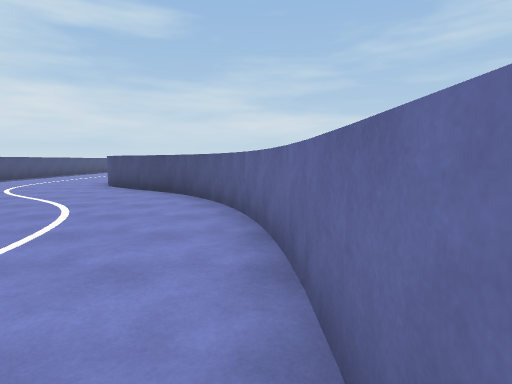
View 1 (above)

24 first-person views from a walk through a scene from a Unity 3-D project. The camera is 1.5 m above the floor, tilts 6° down and sees 80° across. The floor is counted in squares, 2 m on a side. Each view is taken from the middle of a square. On the plan, view 1 faces up. The plan holds only what a view shows up to about 10 squares ahead; the rest is blank. The place goes on beyond the plan. The player character is not drawn. Some animated figures are not drawn.

View 2
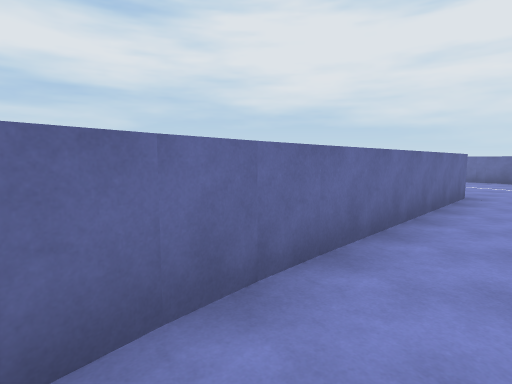

View 3
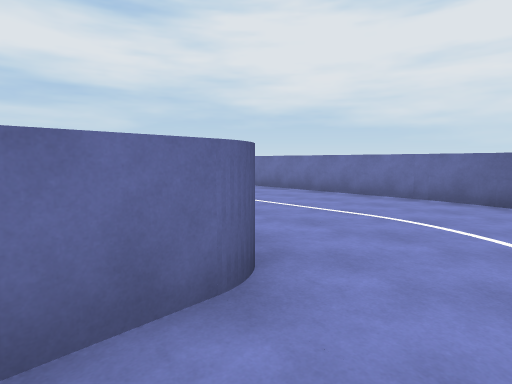

View 4
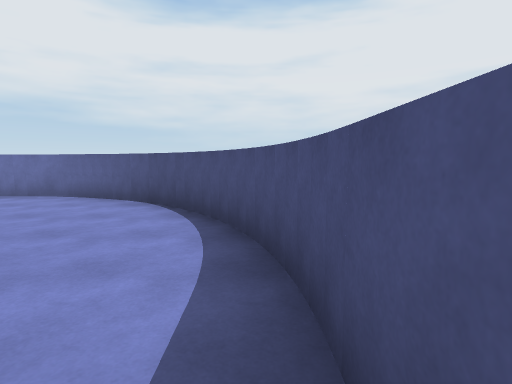

View 5
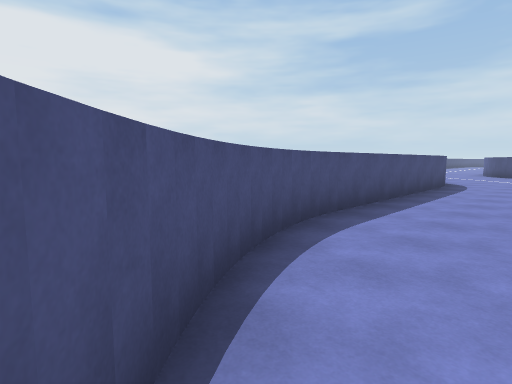

View 6
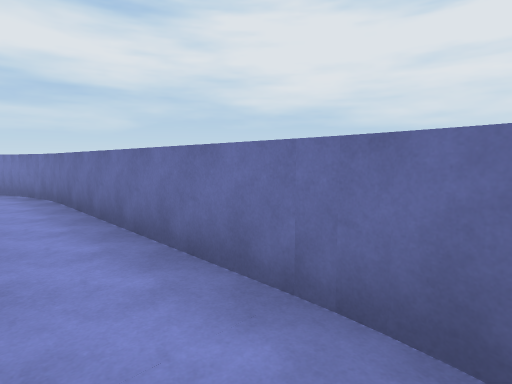

View 7
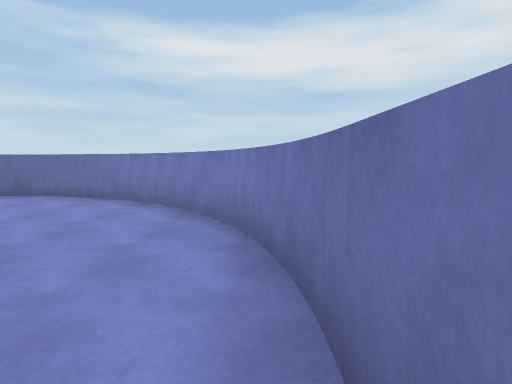

View 8
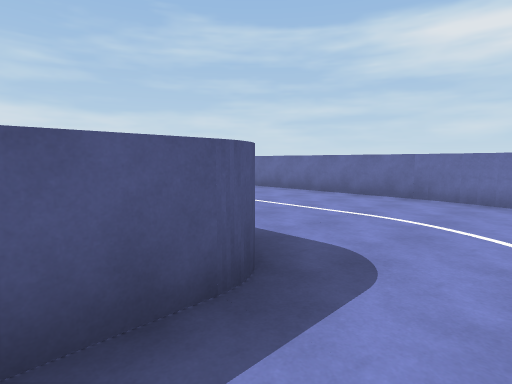

View 9
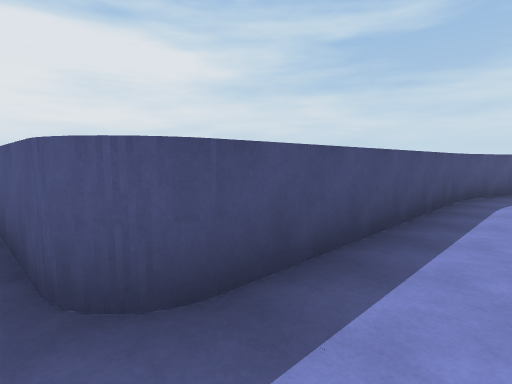

View 10
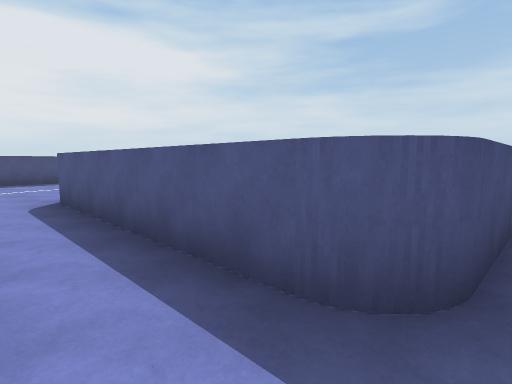

View 11
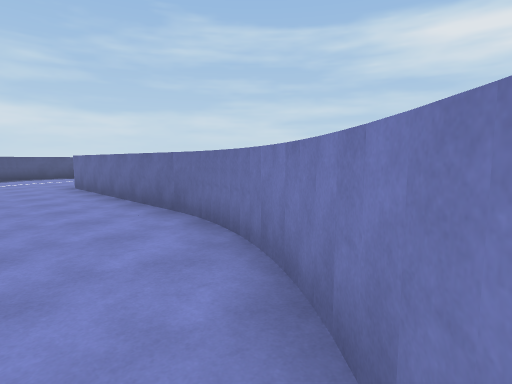

View 12
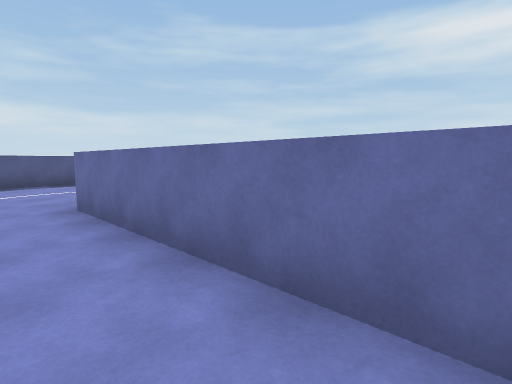

View 13
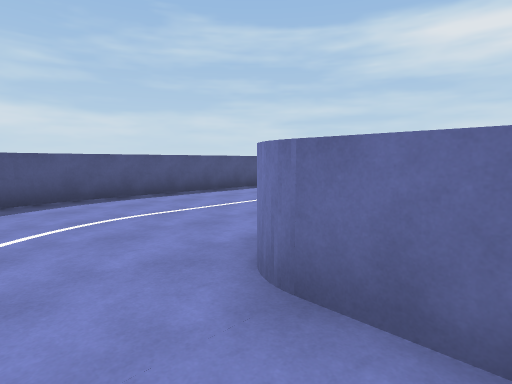

View 14
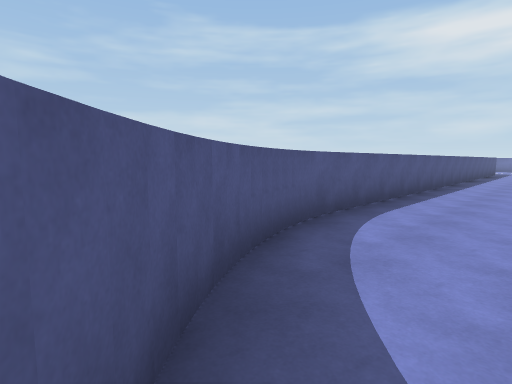

View 15
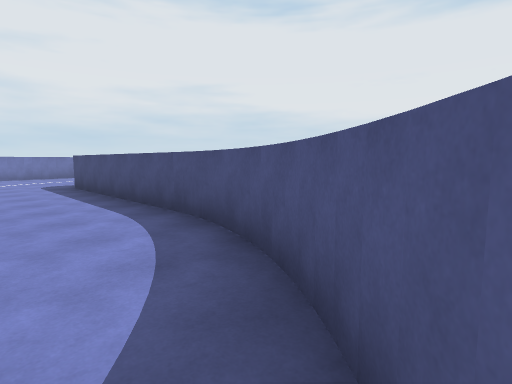

View 16
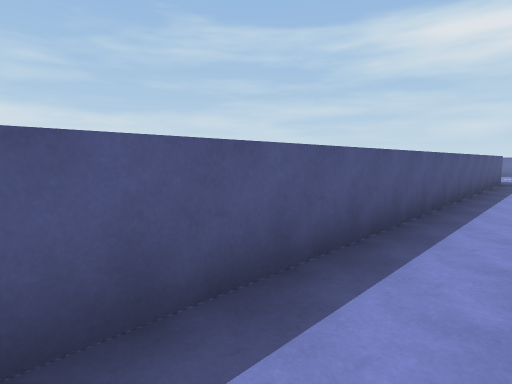

View 17
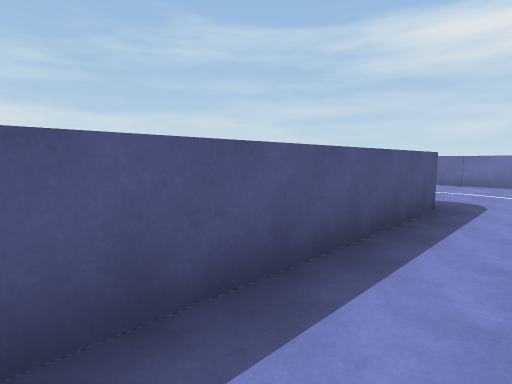

View 18
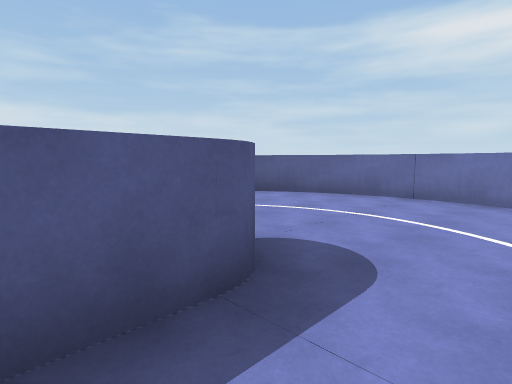

View 19
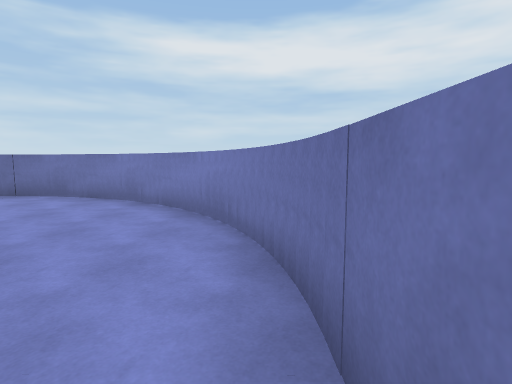

View 20
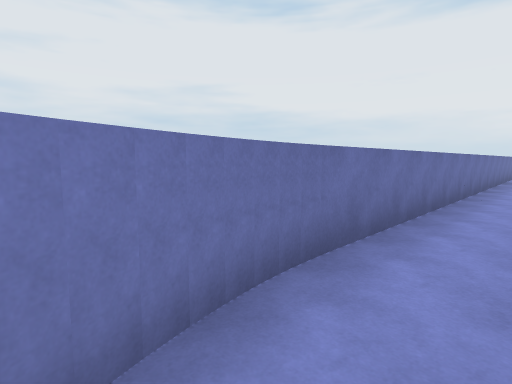

View 21
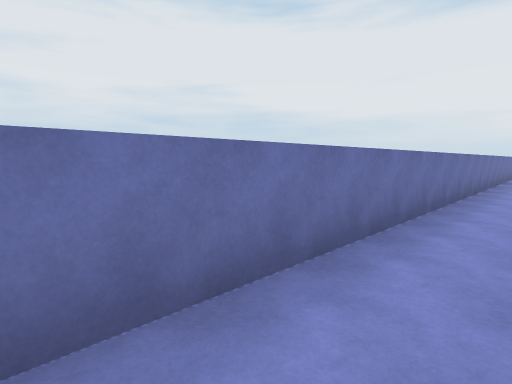

View 22
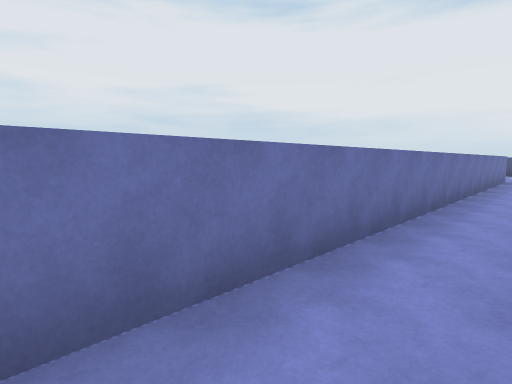

View 23
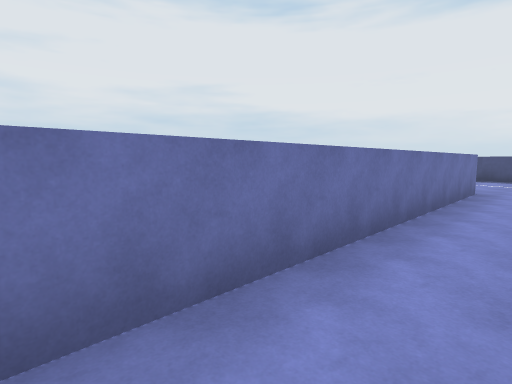

View 24
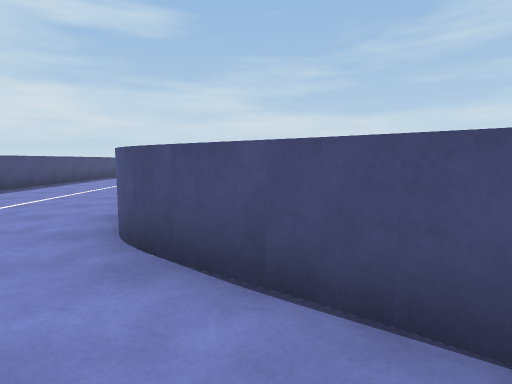

### Floor plan
Points are (right, up) in squares from view 1. A wall is a line through its corners. A room is listed if a view was taken in it or the views show most of it. See-through windows are left out.
Room 1 (views 1, 2, 3, 4, 5, 6, 7, 8, 9, 10, 11, 12, 13, 14, 15, 16, 17, 18, 19, 20, 21, 22, 23, 24)
walls: (10.8, 6.2) (10.2, 6); (10, 5.9) (9.5, 5.6); (11.5, 6.3) (10.6, 6.1); (9.5, 5.7) (9, 5.4); (9.1, 5.4) (8.6, 5); (8.7, 5.2) (8, 4.5); (8.1, 4.6) (7.7, 4.1); (7.8, 4.2) (7.4, 3.7); (11.9, 1.7) (27.6, 1.7); (7.5, 3.8) (7, 2.9); (7.1, 3.1) (6.9, 2.5); (6.9, 2.6) (6.8, 2); (6.8, 2.1) (6.7, 1.4); (6.7, 1.6) (6.7, -4.1); (11.3, -4.6) (11.3, 1.1); (11.1, -5.7) (11.3, -4.7); (6.1, -4.7) (0.9, -4.7); (0, 3.5) (-0.3, 4.7); (0.2, 2.3) (0.1, 3.6); (10.8, -6.3) (11, -5.7); (-0.3, 4.6) (-0.8, 5.8); (-0.8, 5.5) (-1.4, 6.5); (10.5, -6.8) (10.8, -6.2); (10.2, -7.2) (10.6, -6.7); (-1.4, 6.4) (-1.8, 6.8); (9.9, -7.6) (10.3, -7.1); (-1.7, 6.8) (-4, 8.7); (9.3, -8.2) (10, -7.5); (8.9, -8.5) (9.4, -8.1); (0.3, -4.1) (0.3, 2.4); (7.9, -8.9) (8.5, -8.7) (9, -8.4); (7.3, -9.2) (8.1, -8.9); (6.4, -9.3) (7.2, -9.2); (-4.3, 1.9) (-4.3, -4.6); (27.1, 6.3) (11.4, 6.3); (27.5, 1.7) (28.1, 1.8); (27.9, 1.8) (28.6, 2); (28.4, 1.9) (29.4, 2.2); (0.4, -9.3) (6.6, -9.3); (-4.3, -4.4) (-4.2, -5.1); (-0.1, -9.2) (0.6, -9.3); (-0.6, -9.1) (0, -9.2); (-4.2, -5.3) (-4, -5.9); (-4, -5.7) (-3.8, -6.3); (-1.1, -8.9) (-0.5, -9.1); (29.2, 2.1) (30, 2.6); (-1.6, -8.7) (-1, -8.9); (-3.9, -6.2) (-3.5, -6.8); (-2, -8.4) (-1.5, -8.7); (-3.6, -6.7) (-3.2, -7.2); (-3.3, -7.1) (-2.9, -7.6) (-2.3, -8.2); (-2.4, -8.1) (-1.9, -8.5); (29.9, 2.6) (30.4, 2.9); (30.3, 2.8) (30.9, 3.4) (31.3, 3.8); (31.4, 4) (31.7, 4.6); (31.7, 4.5) (32, 5.3); (32, 5.1) (32.2, 5.7); (32.1, 5.6) (32.3, 6.6); (31.7, 9.4) (31.4, 10); (31.9, 9) (31.7, 9.6); (32.3, 6.4) (32.3, 7) (32.3, 7.6); (32.2, 8.2) (31.9, 9.1); (32.3, 7.5) (32.2, 8.1); (-9.3, 16.1) (-9.3, 13.5)

Where each view was taken, in squares from view 1:
view 1: 0 up, 0 right, facing up
view 2: 3 up, 1 left, facing down-right
view 3: 3 down, 1 left, facing down-right
view 4: 3 down, 4 left, facing down
view 5: 8 down, 2 left, facing up-left
view 6: 8 down, 0 right, facing down-right
view 7: 9 down, 5 right, facing right
view 8: 6 down, 5 right, facing up-right
view 9: 5 down, 8 right, facing up-left
view 10: 6 down, 7 right, facing up-left
view 11: 8 down, 9 right, facing up-right
view 12: 4 down, 10 right, facing up-right
view 13: 0 up, 10 right, facing up-right
view 14: 4 up, 8 right, facing up-right
view 15: 5 up, 9 right, facing down-left
view 16: 5 up, 15 right, facing up-right
view 17: 5 up, 22 right, facing up-right
view 18: 5 up, 26 right, facing up-right
view 19: 2 up, 26 right, facing right
view 20: 3 up, 29 right, facing down-left
view 21: 3 up, 27 right, facing down-left
view 22: 3 up, 25 right, facing down-left
view 23: 3 up, 20 right, facing down-left
view 24: 6 up, 3 left, facing up
